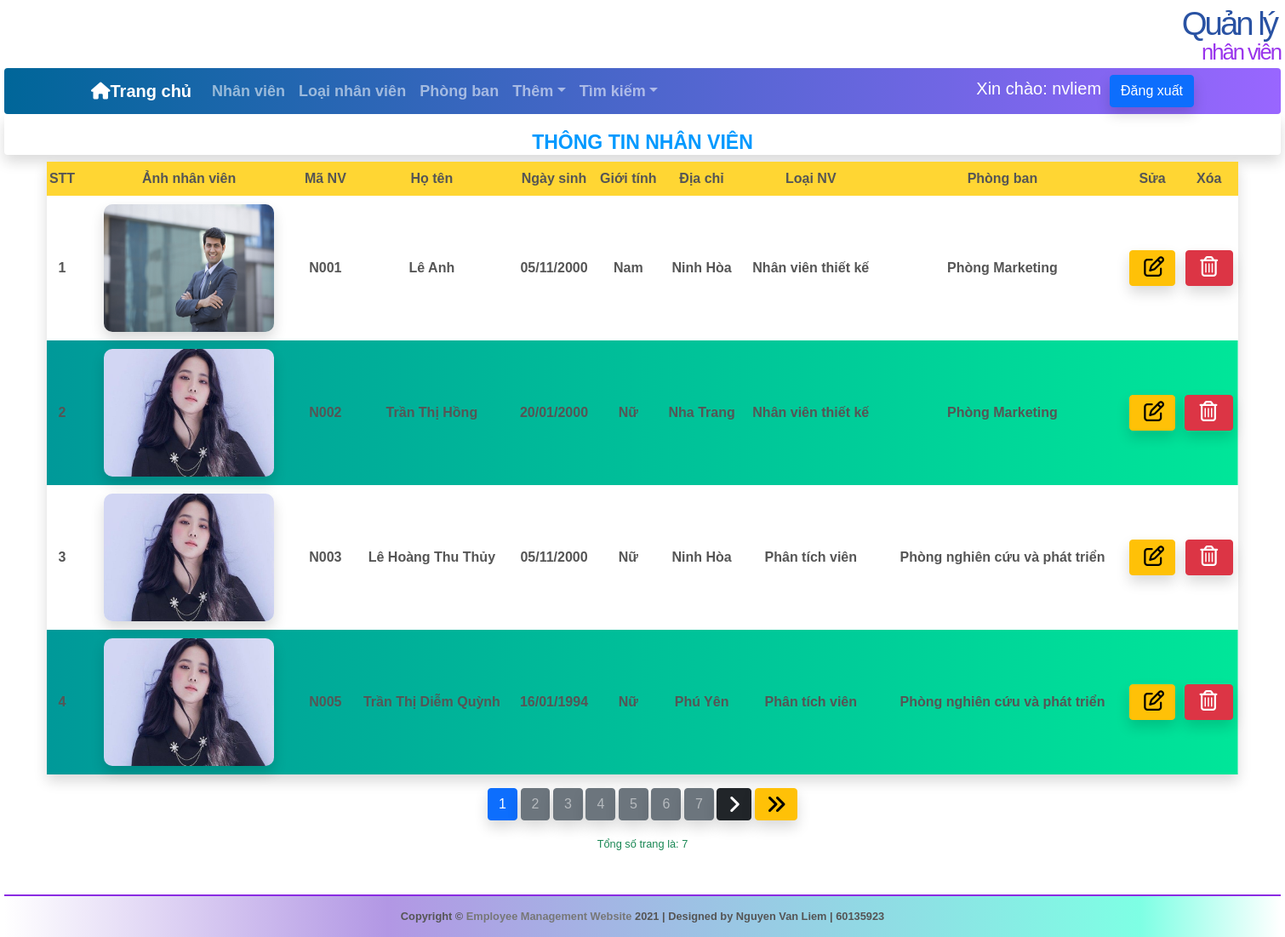
The app's page /BaiTapNangCao/nhanvien.php (signed in) with its own data.
### tables this page shows
CREATE TABLE `nhanvien` (
  `maNV` varchar(5) NOT NULL,
  `hoTen` varchar(30) NOT NULL,
  `ngaySinh` varchar(15) NOT NULL,
  `gioiTinh` bit(10) NOT NULL,
  `diaChi` varchar(50) NOT NULL,
  `anh` varchar(50) NOT NULL,
  `maLoaiNV` varchar(5) NOT NULL,
  `maPhong` varchar(5) NOT NULL
);

CREATE TABLE `loainv` (
  `maLoaiNV` varchar(5) NOT NULL,
  `tenLoaiNV` varchar(30) NOT NULL
);

CREATE TABLE `phongban` (
  `maPhong` varchar(5) NOT NULL,
  `tenPhong` varchar(30) NOT NULL
);

### BaiTapNangCao/nhanvien.php (the view, shortened to what this page needs)
<!DOCTYPE HTML PUBLIC "-//W3C//DTD HTML 4.01 Frameset//EN">
<html>
<head>
    <link href="https://cdn.jsdelivr.net/npm/bootstrap@5.1.1/dist/css/bootstrap.min.css" rel="stylesheet">
    <link rel="stylesheet" type="text/css" href="./includes/style.css">
</head>
<body>
    <?php
    include('includes/header.php');
    require("connect.php");
    $rowsPerPage=4;
    $offset =($_GET['page']-1)*$rowsPerPage;
    $strSQL = "SELECT * FROM nhanvien LIMIT $offset, $rowsPerPage";
    $result = mysqli_query($dbc, $strSQL);
    if (mysqli_num_rows($result) == 0) {
        echo "Chưa có dữ liệu";
    } else {
        echo "<h1 style='color: #0099ff; font-weight: bold;' align='center' class='rounded shadow'>THÔNG TIN NHÂN VIÊN</h1>
		  <table align='center' width='1400' border='1' cellpadding='2' cellspacing='2'
				style='border-collapse: collapse;' class='mx-auto shadow rounded'>
		  	<tr style='background-color: #ffd633; height: 40px;' align='center'>
                <td class='text-center'><b>STT</b></td>
                <td><b>Ảnh nhân viên</b></td>
				<td><b>Mã NV</b></td>
				<td><b>Họ tên</b></td>
				<td><b>Ngày sinh</b></td>
				<td><b>Giới tính</b></td>
				<td><b>Địa chỉ</b></td>
                <td><b>Loại NV</b></td>
                <td><b>Phòng ban</b></td>
                <td><b>Sửa</b></td>
                <td><b>Xóa</b></td>
		  	</tr>";
        $stt = $offset+1;
        while ($row = mysqli_fetch_array($result)) {
            $loaiNVSQL = "SELECT tenLoaiNV FROM `loainv` WHERE maLoaiNV = '$row[6]';";
            $loaiNV = mysqli_query($dbc, $loaiNVSQL);
            $kqLoaiNV = mysqli_fetch_row($loaiNV);
            $phongSQL = "SELECT tenPhong FROM `phongban` WHERE maPhong = '$row[7]';";
            $phong = mysqli_query($dbc, $phongSQL);
            $kqPhong = mysqli_fetch_row($phong);
            $gioiTinh = ($row[3]==1) ? "Nam" : "Nữ";
            if ($stt % 2 != 0) {
                echo "<tr class='text-center' style='font-weight:bold;'>";
                echo "<td>$stt</td>";
                echo "<td><img src='Images/$row[5]' alt='Ảnh' style='width: 200px; height:150px; margin:10px;border-radius:10px;' class='shadow'> </td>";
                echo "<td>$row[0]</td>";
                echo "<td>$row[1]</td>";
                echo "<td>$row[2]</td>";
                echo "<td>$gioiTinh</td>";
                echo "<td>$row[4]</td>";
                echo "<td>$kqLoaiNV[0]</td>";
                echo "<td>$kqPhong[0]</td>";
                echo "<td><a href='sua_nv.php?maNV=".$row[0]."' class='btn btn-warning shadow'>&nbsp<i class='far fa-edit' style='font-size:24px'></i></a></td>";
                echo "<td><a href='xoa_nv.php?maNV=".$row[0]."' class='btn btn-danger shadow'>&nbsp<i class='far fa-trash-alt' style='font-size:24px'></i>&nbsp</a></td>";
                echo "</tr>";
            } else {
                echo "<tr style='background: linear-gradient(to left, #00e699 0%, #009999 100%);font-weight:bold;' class='text-center'>";
                echo "<td style='font-weight:bold;'>$stt</td>";
                echo "<td><img src='Images/$row[5]' alt='Ảnh' style='width: 200px; height:150px; margin:10px;border-radius:10px;' class='shadow'> </td>";
                echo "<td>$row[0]</td>";
                echo "<td>$row[1]</td>";
                echo "<td>$row[2]</td>";
                echo "<td>$gioiTinh</td>";
                echo "<td>$row[4]</td>";
                echo "<td>$kqLoaiNV[0]</td>";
                echo "<td>$kqPhong[0]</td>";
                echo "<td><a href='sua_nv.php?maNV=".$row[0]."' class='btn btn-warning shadow'>&nbsp<i class='far fa-edit' style='font-size:24px'></i></a></td>";
                echo "<td><a href='xoa_nv.php?maNV=".$row[0]."' class='btn btn-danger shadow'>&nbsp<i class='far fa-trash-alt' style='font-size:24px'>&nbsp</i></a></td>";
                echo "</tr>";
            }
            $stt += 1;
        }
        echo '</table>';
        $re = mysqli_query($dbc, 'select * from nhanvien');
        $numRows = mysqli_num_rows($re);
        $maxPage = ceil($numRows/$rowsPerPage);
        echo "<div class='text-center mt-3'>";
        for ($i=1 ; $i<=$maxPage ; $i++)
        { if ($i == $_GET['page'])
        { echo '<b class="btn btn-primary shadow">'.$i.'</b> ';
        }
        else
        echo "<a class='btn btn-secondary shadow text-white-50' href=" .$_SERVER['PHP_SELF']. "?page="
        .$i.">".$i."</a> ";
        }
        if ($_GET['page'] < $maxPage)
        {
            echo "<a class='btn btn-dark shadow' href = ". $_SERVER['PHP_SELF']."?page=".($_GET['page']+1).">
                <i class='fas fa-angle-right' style='font-size:24px'></i>
                </a> ";
        }
        if($_GET['page'] != $maxPage){
            echo "<a class='btn btn-warning shadow' href=" .$_SERVER['PHP_SELF']."?page=".$maxPage.">
                <i class='fas fa-angle-double-right' style='font-size:24px'></i>
                </a> ";
        }
        echo "</div>";
        echo "<p align='center' class='text-success'>Tổng số trang là: ".$maxPage ."</p>";
    }
    ?>
</body>
</html>

### BaiTapNangCao/includes/header.php (shortened to what this page needs)
<!DOCTYPE html PUBLIC "-//W3C//DTD XHTML 1.0 Strict//EN" "http://www.w3.org/TR/xhtml1/DTD/xhtml1-strict.dtd">
<html xmlns="http://www.w3.org/1999/xhtml">
<head>
	<link rel="stylesheet" href="./includes/style.css" type="text/css" media="screen" />
</head>
<body>
	<div id="header">
		<h1>Quản lý</h1>
		<h2 style="margin-top: 10px;">nhân viên</h2>
	</div>
	<div style="width:1500px; font-weight:bold;font-size:18px;" class="mx-auto">
		<nav class="navbar navbar-expand-sm navbar-dark rounded" style="background: linear-gradient(to right, #006699 0%, #9966ff 100%);">
		  <div class="container">
			<a class="navbar-brand" href="index.php"><i class='fas fa-home' style='font-size:20px'></i>Trang chủ</a>
			<div class="collapse navbar-collapse" id="collapsibleNavbar">
			  <ul class="navbar-nav me-auto">
				<li class="nav-item">
				  <a class="nav-link" href="nhanvien.php">Nhân viên</a>
				</li>
				<li class="nav-item">
				  <a class="nav-link" href="loainv.php">Loại nhân viên</a>
				</li>
				<li class="nav-item">
				  <a class="nav-link" href="phong.php">Phòng ban</a>
				</li>
				<li class="nav-item dropdown">
				  <a class="nav-link dropdown-toggle" href="#" role="button" data-bs-toggle="dropdown">Thêm</a>
				</li>
				<li class="nav-item dropdown">
				  <a class="nav-link dropdown-toggle" href="#" role="button" data-bs-toggle="dropdown">Tìm kiếm</a>
				</li>
			  </ul>
			  <form class="d-flex" action="" method="post">
				  	<?php
					if(isset($_SESSION['username'])){
							echo '<h5 class="mt-1 text-white">Xin chào: ' . $_SESSION["username"] . '</h5>&nbsp;&nbsp;
						<button type="button" class="btn btn-primary shadow" data-bs-toggle="modal" data-bs-target="#myModal"
						>Đăng xuất</button>';
					}
					else{
						echo '<h5 class="mt-1 text-white">Bạn chưa đăng nhập</h5>&nbsp;&nbsp;
						<button type="submit" name="btn-login" class="btn btn-primary shadow">Đăng nhập</button>';
					}
					?>
			  </form>
			</div>
		  </div>
		</nav>
	</div>
	<div id="content">

### BaiTapNangCao/includes/style.css (style rules this page uses)
* { border: 0; margin: 0; padding: 0; }
a { color: #777; text-decoration: none; }
body { background: #ffffff; color: #555; font: 0.8em Arial, Helvetica, "bitstream vera sans", sans-serif; }
#header { height: 80px; margin: 0 auto; width: 1500px; }
#header h1 { color: #2952a3; font-size: 300%; letter-spacing: -3px; text-align: right; padding: 5px; margin-bottom: -20px; }
#header h2 { color: rgb(153, 52, 236); font-size: 200%; letter-spacing: -2px; text-align: right; }
#content { height: auto; margin: 0 auto; padding: 0 0 20px; width: 1500px; }
#content h1 { font-size: 1.8em; padding: 20px 0 0; }
#content p { padding: 20px 20px 0; }
#footer { border-top: 2px solid #8a2be2; height: 50px; margin: 0 auto; padding: 10px; text-align: center; width: 1500px; font-weight: bold; background: linear-gradient( 90deg, rgba(255, 255, 255, 1) 0%, rgba(178, 151, 228, 1) 30%, rgba(126, 255, 228, 1) 89%, rgba(255, 255, 255, 1) 100% ); }

### records on screen
nhanvien: anh (picture), maNV "N001", hoTen "Lê Anh", ngaySinh "05/11/2000", gioiTinh "Nam", diaChi "Ninh Hòa", maLoaiNV.tenLoaiNV "Nhân viên thiết kế", maPhong.tenPhong "Phòng Marketing"
nhanvien: anh (picture), maNV "N002", hoTen "Trần Thị Hồng", ngaySinh "20/01/2000", gioiTinh "Nữ", diaChi "Nha Trang", maLoaiNV.tenLoaiNV "Nhân viên thiết kế", maPhong.tenPhong "Phòng Marketing"
nhanvien: anh (picture), maNV "N003", hoTen "Lê Hoàng Thu Thủy", ngaySinh "05/11/2000", gioiTinh "Nữ", diaChi "Ninh Hòa", maLoaiNV.tenLoaiNV "Phân tích viên", maPhong.tenPhong "Phòng nghiên cứu và phát triển"
nhanvien: anh (picture), maNV "N005", hoTen "Trần Thị Diễm Quỳnh", ngaySinh "16/01/1994", gioiTinh "Nữ", diaChi "Phú Yên", maLoaiNV.tenLoaiNV "Phân tích viên", maPhong.tenPhong "Phòng nghiên cứu và phát triển"

### other values on screen
$_SESSION["username"] "nvliem"
$maxPage "7"
